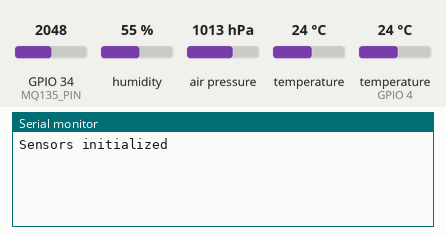
Simulated run of this sketch. Board: ESP32. On the bench: the last lines printed to the serial monitor. Inputs (shaded band) come from the test bench; at power-on: GPIO 34 (MQ135_PIN) = 2048, humidity 55 %, air pressure 1013 hPa, temperature 24 °C, temperature (sensor on GPIO 4) 24 °C (analog values on the 0–4095 scale). WiFi joins after 1.5 s; servers stay silent unless stated.

Above: at 4.0 s.
4.1 s: GPIO 34 (MQ135_PIN) set to 122
At 5.8 s:
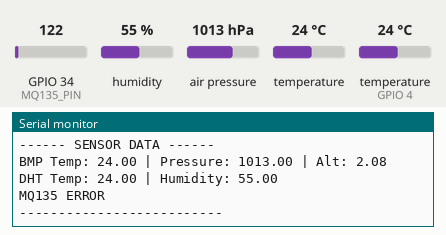
6.3 s: humidity set to 22 %
At 7.9 s:
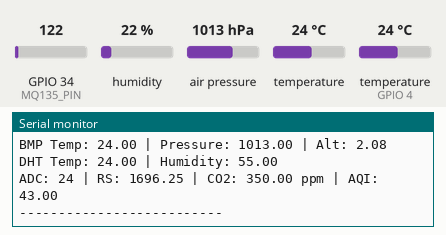
10.3 s: air pressure set to 952 hPa
At 11.6 s:
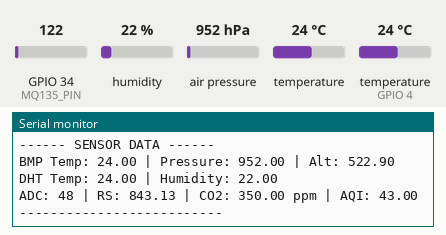
11.8 s: temperature (sensor 0) set to 12 °C
At 13.2 s:
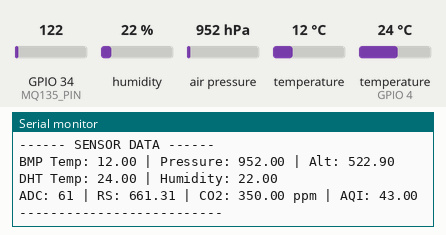
13.3 s: temperature (sensor on GPIO 4) set to 12 °C
14.8 s: GPIO 34 (MQ135_PIN) set to 390
At 15.2 s:
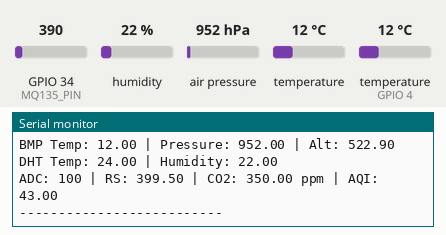
Timing chart, 0 to 17.3 s (numbered marks = the images above; inputs shaded):
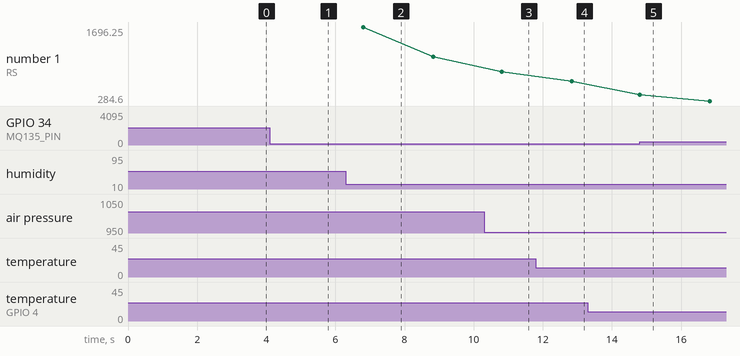

The sketch:

weather_balloon_sketch.ino
```cpp
#define BLYNK_PRINT Serial
#define BLYNK_TEMPLATE_ID "TMPL3HUO_Rf2A"
#define BLYNK_TEMPLATE_NAME "WEATHER MONITORING SYSTEM"
#define BLYNK_AUTH_TOKEN "dJNV30B6BTQIC3cIDOFCbkf24CSn6olp"

#include <WiFi.h>
#include <BlynkSimpleEsp32.h>
#include <Wire.h>
#include <Adafruit_Sensor.h>
#include <Adafruit_BMP280.h>
#include <DHT.h>

// -------- WiFi --------
char ssid[] = "WIFI-NAME";
char pass[] = "WIFI-PASSWORD";

// -------- Sensors --------
Adafruit_BMP280 bmp;

#define DHTPIN 4
#define DHTTYPE DHT11
DHT dht(DHTPIN, DHTTYPE);

#define MQ135_PIN 34

// MQ calibration (adjust later)
float R0 = 10.0;

BlynkTimer timer;

// -------- Moving Average --------
#define FILTER_SIZE 10
float mqBuffer[FILTER_SIZE];
int mqIndex = 0;

// -------- ADC Setup --------
void setupADC() {
  analogReadResolution(12);
  analogSetAttenuation(ADC_11db);
}

// -------- MQ135 Resistance --------
float getResistance(int adc) {
  float voltage = adc * (3.3 / 4095.0);
  if (voltage <= 0.01) return 0;
  return ((3.3 - voltage) / voltage) * 10.0;
}

// -------- Filtered ADC --------
int getFilteredADC() {
  int raw = analogRead(MQ135_PIN);

  mqBuffer[mqIndex] = raw;
  mqIndex = (mqIndex + 1) % FILTER_SIZE;

  float sum = 0;
  for (int i = 0; i < FILTER_SIZE; i++) {
    sum += mqBuffer[i];
  }

  return sum / FILTER_SIZE;
}

// -------- MAIN FUNCTION --------
void sendData() {

  Serial.println("------ SENSOR DATA ------");

  // ===== BMP280 =====
  float temp_bmp = bmp.readTemperature();
  float pressure = bmp.readPressure() / 100.0F;
  float altitude = bmp.readAltitude(1013.25);

  if (!isnan(temp_bmp) && !isnan(pressure)) {
    Blynk.virtualWrite(V0, temp_bmp);
    Blynk.virtualWrite(V1, pressure);
    Blynk.virtualWrite(V2, altitude);

    Serial.printf("BMP Temp: %.2f | Pressure: %.2f | Alt: %.2f\n",
                  temp_bmp, pressure, altitude);
  } else {
    Serial.println("BMP280 ERROR");
  }

  // ===== DHT11 =====
  float humidity = dht.readHumidity();
  float temp_dht = dht.readTemperature();

  if (!isnan(humidity) && !isnan(temp_dht)) {
    Blynk.virtualWrite(V3, temp_dht);
    Blynk.virtualWrite(V4, humidity);

    Serial.printf("DHT Temp: %.2f | Humidity: %.2f\n",
                  temp_dht, humidity);
  } else {
    Serial.println("DHT11 ERROR");
  }

  // ===== MQ-135 (REAL) =====
  int adc = getFilteredADC();
  float rs = getResistance(adc);

  if (rs > 0) {
    float ratio = rs / R0;

    // CO2 approximation
    float co2 = 116.6020682 * pow(ratio, -2.769034857);

    // Clamp realistic range
    if (co2 < 350) co2 = 350;
    if (co2 > 5000) co2 = 5000;

    // AQI mapping
    float aqi = map(co2, 400, 2000, 50, 300);
    if (aqi < 0) aqi = 0;
    if (aqi > 500) aqi = 500;

    Blynk.virtualWrite(V5, aqi);
    Blynk.virtualWrite(V6, co2);

    Serial.printf("ADC: %d | RS: %.2f | CO2: %.2f ppm | AQI: %.2f\n",
                  adc, rs, co2, aqi);
  } else {
    Serial.println("MQ135 ERROR");
  }

  Serial.println("--------------------------\n");
}

// -------- SETUP --------
void setup() {
  Serial.begin(115200);
  delay(1000);

  setupADC();
  Wire.begin(21, 22);
  dht.begin();

  // BMP init
  if (!bmp.begin(0x76)) {
    if (!bmp.begin(0x77)) {
      Serial.println("BMP280 NOT FOUND!");
      while (1);
    }
  }

  Serial.println("Sensors initialized");

  Blynk.begin(BLYNK_AUTH_TOKEN, ssid, pass);

  timer.setInterval(2000L, sendData);
}

// -------- LOOP --------
void loop() {
  Blynk.run();
  timer.run();
}
```

Measured:
- after the input at 4.1 s, the serial monitor: prints a new line after 0.73 s (image 1)
- after the input at 10.3 s, the serial monitor: prints a new line after 0.51 s (image 3)
- after the input at 11.8 s, the serial monitor: prints a new line after 1.0 s (image 4)
- after the input at 14.8 s, the serial monitor: prints a new line at once (image 5)
- plotted number 1: 661.31 → 284.6 after the input at 14.8 s
